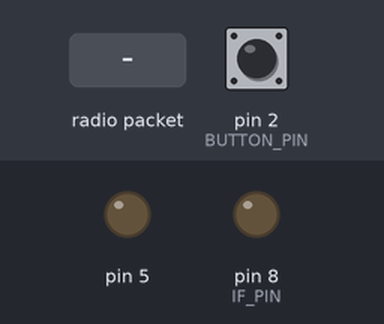
Bench run of a sketch on a simulated Arduino Uno, built with avr-gcc and run on an emulated ATmega328P. Shown: output pins drawn as LEDs (lit = HIGH). The inputs (shaded band) are chosen by the test bench; at power-on: pin 2 (BUTTON_PIN) LOW. No radio packets arrive unless stated.

Above: at 1.2 s.
1.3 s: pin 2 (BUTTON_PIN) pulled HIGH for 0.15 s
At 2.4 s:
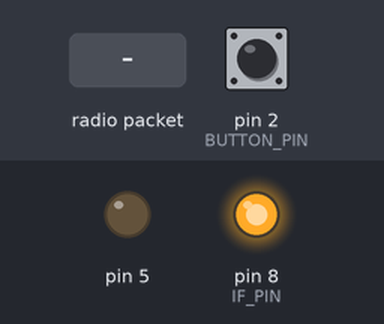
3.0 s: radio packet "1" arrives
At 3.7 s:
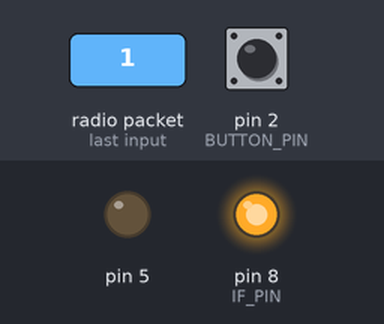
4.5 s: pin 2 (BUTTON_PIN) pulled HIGH for 1 s
At 4.67 s:
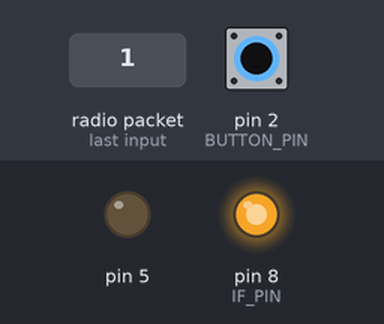
Timing chart, 0 to 7.5 s (numbered marks = the images above; inputs shaded):
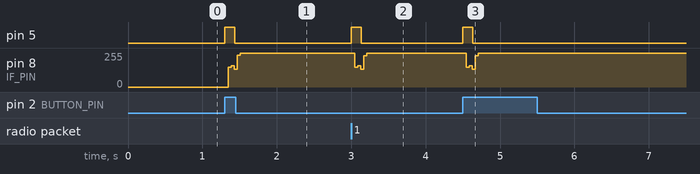

Measured:
- after the input at 1.3 s, pin 5: LOW → HIGH at once, → LOW 0.13 s later; pin 8 (IF_PIN): 0/255 → 255/255 after 0.05 s
- after the input at 3.0 s, pin 5: LOW → HIGH at once, → LOW 0.13 s later
- after the input at 4.5 s, pin 5: LOW → HIGH at once, → LOW 0.13 s later

The sketch:

air_conditioner_rev3.ino
```cpp
#include <VirtualWire.h>
#define BUTTON_PIN 2
#define RX_MODULE_PIN 11
#define TX_MODULE_PIN 13
#define IF_PIN 8

// ----- FOR TWEAKING PURPOSES -----
#define CARRIER_PERIOD 26.3
#define LEADER_ON 125
#define LEADER_OFF 62
#define TRAILER_ON 16
#define TRAILER_OFF 46
#define ONE_ON 16
#define ONE_OFF 16
#define ZERO_ON 16
#define ZERO_OFF 46
// ---------------------------------

#define MESSAGE_LENGHT 1
#define WORDS_SIZE 16
#define BITS_SIZE 8

/** Air Conditioner R0
 * Code contains 16 words, each word has 8bits that follow the rules:
 * Word 1	: Marker Code 		(M1) = 0x14
 * Word 2	: Marker Code 		(M2) = 0x63
 * Word 3	: Marker Code Parity (P) = 0x00
 * Word 4	: Custom Code		(C1) = 0x10
 * Word 5	: Sub Custom Code 	(C2) = 0x10
 * Word 6	: Command Code		 (D) = 0xFE
 * Word 7	: Unknown			 	 = 0x09
 * Word 8	: Unknown				 = 0x30
 * Word 9	: B4 - B7 =  Temp		 = Chart A
			  B0 - 1 now is ON, 0 was already ON
 * A { LSB = 0 if change in temp
 *           1 if unit coming on top nibble is temp
 * 	66deg ~ 88 deg => 02H ~ 0EH (B4 - B7)
 * }
 * Word 10	: B4 - B7 = Timer Mode
	          B0 - B3 = Master Control
                  B4 - B7 : Timer Off, Sleep Mode, Timer Off Time, Timer On Time, Off->On => 00H, 01H, 02H, 03H, 04H
                  B0 - B3 : Auto, Cool, Dry, Fan
			  00H,  01H,  02H, 03H
 * Word 11	:
	B4 - B7 : Off, Vertical Oscilation, Horizontal Oscilation, Both =>
	B0 - B3 : Auto, High, Med, Low, Quiet
 * Word 12	:
 * Word 13	:
 * Word 14	:
 * Word 15	:
 * Word 16	:
 * Structure: Function that outputs to led pin, and function that creates an coded array
 */


// button stuff
int readingButton;           // the current reading from the input pin
int previousButton = LOW;    // the previous reading from the input pin
// random stuff
long time = 0;         // the last time the output pin was toggled
long debounce = 175;   // the debounce time, increase if the output flickers

int message[WORDS_SIZE][BITS_SIZE] = {
{1, 1, 0, 1, 0, 1, 1, 1}, // marker code M1
{0, 0, 1, 1, 1, 0, 0, 1}, // marker code M2
{1, 1, 1, 1, 1, 1, 1, 1}, // marker code Parity P
{1, 1, 1, 1, 0, 1, 1, 1}, // custom code C1
{1, 1, 1, 1, 0, 1, 1, 1}, // sub custom code C2
{1, 0, 0, 0, 0, 0, 0, 0}, // command code D
{0, 1, 1, 0, 1, 1, 1, 1}, // 0x09
{1, 1, 1, 1, 0, 0, 1, 1}, // 0x30
{1, 0, 1, 1, 1, 1, 1, 1}, // chart A - TEMP=B4-B7, B0=
{1, 1, 1, 1, 1, 1, 1, 1}, // chart C -
{1, 1, 1, 1, 1, 1, 1, 1}, // chart B && E
{1, 1, 0, 1, 1, 1, 1, 1}, // chart D - FAN
{1, 1, 1, 1, 1, 1, 1, 1}, // timer off value
{1, 1, 1, 1, 1, 1, 1, 1}, // timer on value
{1, 1, 1, 1, 1, 0, 1, 1}, // 0x20
{1, 1, 0, 1, 0, 1, 1, 1} // w8 + w16 = XX00H
};

boolean debug = false; // set true to debug message comm
int wordIterator, bitIterator;

void setup()
{
  Serial.begin(9600);
    pinMode(BUTTON_PIN, INPUT);
    pinMode(IF_PIN, OUTPUT); // infrared pin
    pinMode(5, OUTPUT);
    vw_setup(2000);	 // Bits per sec
    vw_set_rx_pin(RX_MODULE_PIN);
    vw_set_tx_pin(TX_MODULE_PIN);
    vw_rx_start();
}

void loop()
{

        if (wasButtonPressed()) {
                digitalWrite(5, HIGH);
                sendIFMessage();
                digitalWrite(5, LOW);
        }
        if (wasMessageReceived()) {
                digitalWrite(5, HIGH);
                sendIFMessage();
                digitalWrite(5, LOW);
	}
}

void sendIFMessage() {
        sendLeader();
            for(wordIterator = 0; wordIterator < WORDS_SIZE; wordIterator++){
                for(bitIterator = 0; bitIterator < BITS_SIZE; bitIterator++) {
                    if (message[wordIterator][bitIterator] == 1) {
                        sendOne();
                    } else {
                        sendZero();
                    }
                }
            }
        sendTrailer();
}


void sendLeader() {
	digitalWrite(IF_PIN, LOW);
	delayMicroseconds(LEADER_ON * CARRIER_PERIOD);
	digitalWrite(IF_PIN, HIGH);
	delayMicroseconds(LEADER_OFF * CARRIER_PERIOD);
}

void sendOne() {
	digitalWrite(IF_PIN, LOW);
	delayMicroseconds(ONE_ON * CARRIER_PERIOD);
	digitalWrite(IF_PIN, HIGH);
	delayMicroseconds(ONE_OFF * CARRIER_PERIOD);
}

void sendZero() {
	digitalWrite(IF_PIN, LOW);
	delayMicroseconds(ZERO_ON * CARRIER_PERIOD);
	digitalWrite(IF_PIN, HIGH);
	delayMicroseconds(ZERO_OFF * CARRIER_PERIOD);
}

void sendTrailer() {
	digitalWrite(IF_PIN, LOW);
	delayMicroseconds(TRAILER_ON * CARRIER_PERIOD);
	digitalWrite(IF_PIN, HIGH);
	delayMicroseconds(TRAILER_OFF * CARRIER_PERIOD);
}

boolean wasMessageReceived()
{
	uint8_t buf[VW_MAX_MESSAGE_LEN] = "";
	uint8_t buflen = VW_MAX_MESSAGE_LEN;
	boolean rightString = false;

	if (vw_get_message(buf, &buflen)) {
            if (strlen((char*)buf) != MESSAGE_LENGHT) { // received message length must be MESSAGE_LENGHT
                rightString = false;
	    } else {
	        rightString = true;
                // check message integrity
	    }

	}
	return rightString;
}

boolean wasButtonPressed()
{
	readingButton = digitalRead(BUTTON_PIN);
	boolean pressed = false;

	if (readingButton == HIGH && previousButton == LOW && millis() - time > debounce) {
		time = millis();
		pressed = true;
	}

	previousButton = readingButton;
	return pressed;
}

int dectobin(int decimalNum, int * binaryArray) {
int zeros = 8 - String(decimalNum,BIN).length();
String myStr;
for (int i=0; i<zeros; i++) {
  myStr = myStr + "0";
}
myStr = myStr + String(decimalNum,BIN);
Serial.println(myStr);
}
```
